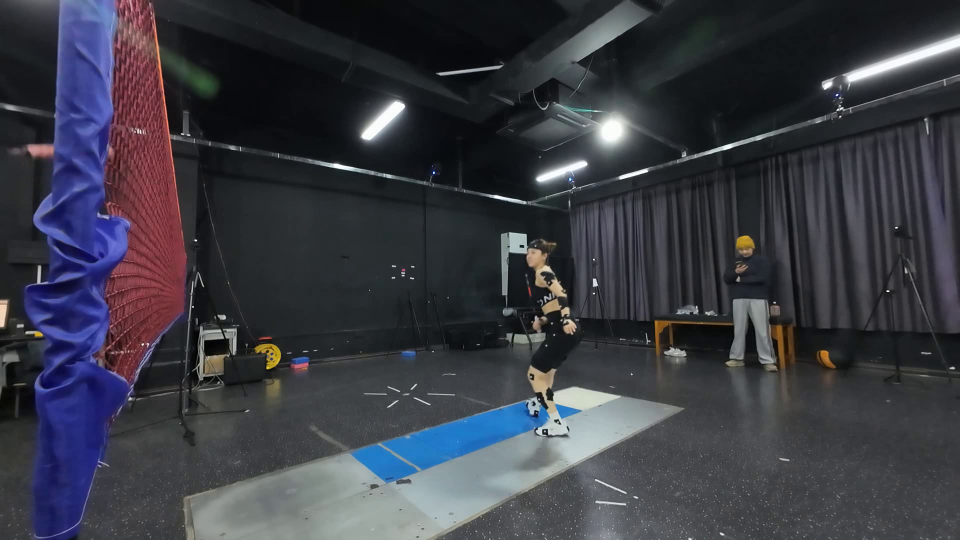
#> input picture docs/demo_content/raw_sample.png, 1920 x 1080 px, found by its file name (shown at 1/2 size)
$ python generate_showcase_assets.py
#> lines starting #> are read from the running program, lines starting #| are printed output that depends on the picture
import cv2
import numpy as np
import imageio
from pathlib import Path
from tqdm import tqdm

def create_sliding_gif(raw_path, skel_path, out_path, frames=60):
#> called with frames = 90
    raw = cv2.imread(str(raw_path))
#> raw is the input picture: shape (1080, 1920, 3); mean B, G, R 67.1, 59, 57.8
    skel = cv2.imread(str(skel_path))
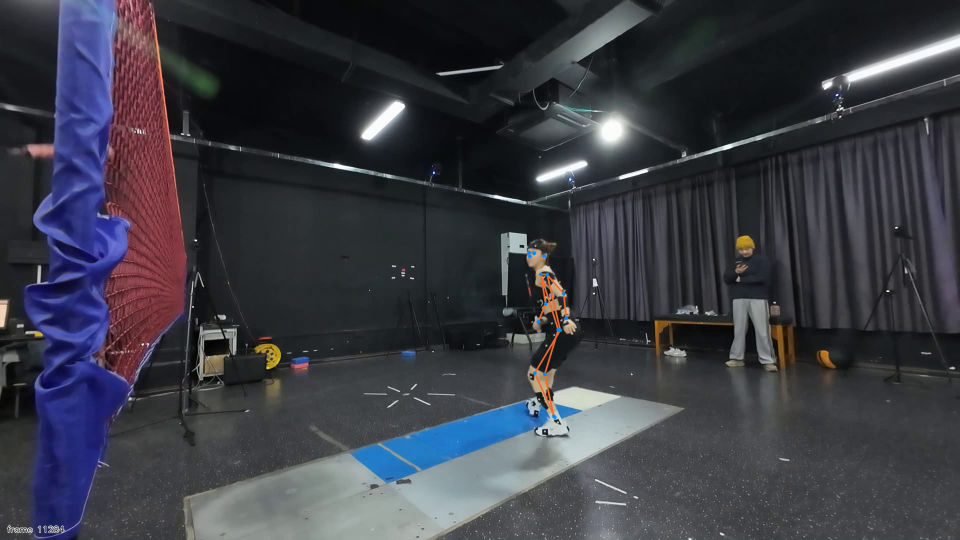
#> input picture docs/demo_content/skeleton_sample.png, 1920 x 1080 px, found by its file name (shown at 1/2 size)
#> skel is the input picture: shape (1080, 1920, 3); mean B, G, R 67.1, 59.1, 58

    # Resize to a reasonable size for GIF (e.g. width 800)
    target_w = 800
    h, w = raw.shape[:2]
#> h = 1080; w = 1920
    target_h = int(h * (target_w / w))
#> target_h = 450

    raw = cv2.resize(raw, (target_w, target_h))
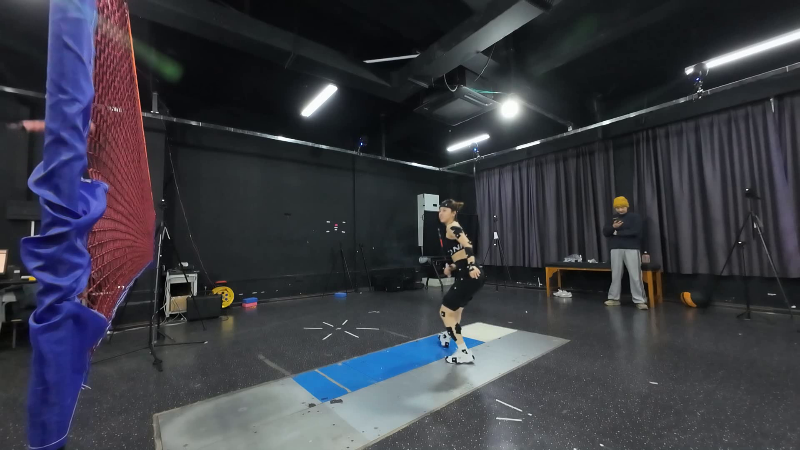
#> raw: shape (450, 800, 3); mean B, G, R 67, 59, 57.8
    skel = cv2.resize(skel, (target_w, target_h))
#> skel: shape (450, 800, 3)

    gif_frames = []

    # Create a smooth sine-based sweeping animation
    for i in tqdm(range(frames), desc="Generating GIF"):
        progress = i / (frames - 1)
        # Sine wave from 0 to 1 and back to 0
        sweep_pos = (np.sin(progress * 2 * np.pi - np.pi/2) + 1) / 2

        split_x = int(target_w * sweep_pos)

        # Combine images
        frame = raw.copy()
        if split_x > 0:
            frame[:, :split_x] = skel[:, :split_x]

        # Draw the slider line
        cv2.line(frame, (split_x, 0), (split_x, target_h), (255, 255, 255), 4)
        cv2.line(frame, (split_x, 0), (split_x, target_h), (0, 165, 255), 2)

        # Add slider handle
        cv2.circle(frame, (split_x, target_h // 2), 12, (255, 255, 255), -1)
        cv2.circle(frame, (split_x, target_h // 2), 8, (0, 165, 255), -1)
        cv2.circle(frame, (split_x, target_h // 2), 4, (255, 255, 255), -1)

        # Add text labels
        cv2.putText(frame, "Raw Video", (target_w - 150, 40), cv2.FONT_HERSHEY_SIMPLEX, 0.8, (255, 255, 255), 2, cv2.LINE_AA)
        cv2.putText(frame, "Pose & GRF", (20, 40), cv2.FONT_HERSHEY_SIMPLEX, 0.8, (255, 255, 255), 2, cv2.LINE_AA)

        # Convert BGR to RGB
        frame_rgb = cv2.cvtColor(frame, cv2.COLOR_BGR2RGB)
        gif_frames.append(frame_rgb)
#> after the loop, gif_frames = 90 items

    imageio.mimsave(str(out_path), gif_frames, fps=30)
    print(f"Saved {out_path}")

def main():
    base_dir = Path("docs/demo_content")
    raw_path = base_dir / "raw_sample.png"
    skel_path = base_dir / "skeleton_sample.png"
    out_gif = base_dir / "slider_demo.gif"

    if raw_path.exists() and skel_path.exists():
        create_sliding_gif(raw_path, skel_path, out_gif, frames=90)
    else:
        print("Input images not found!")

if __name__ == "__main__":
    main()
